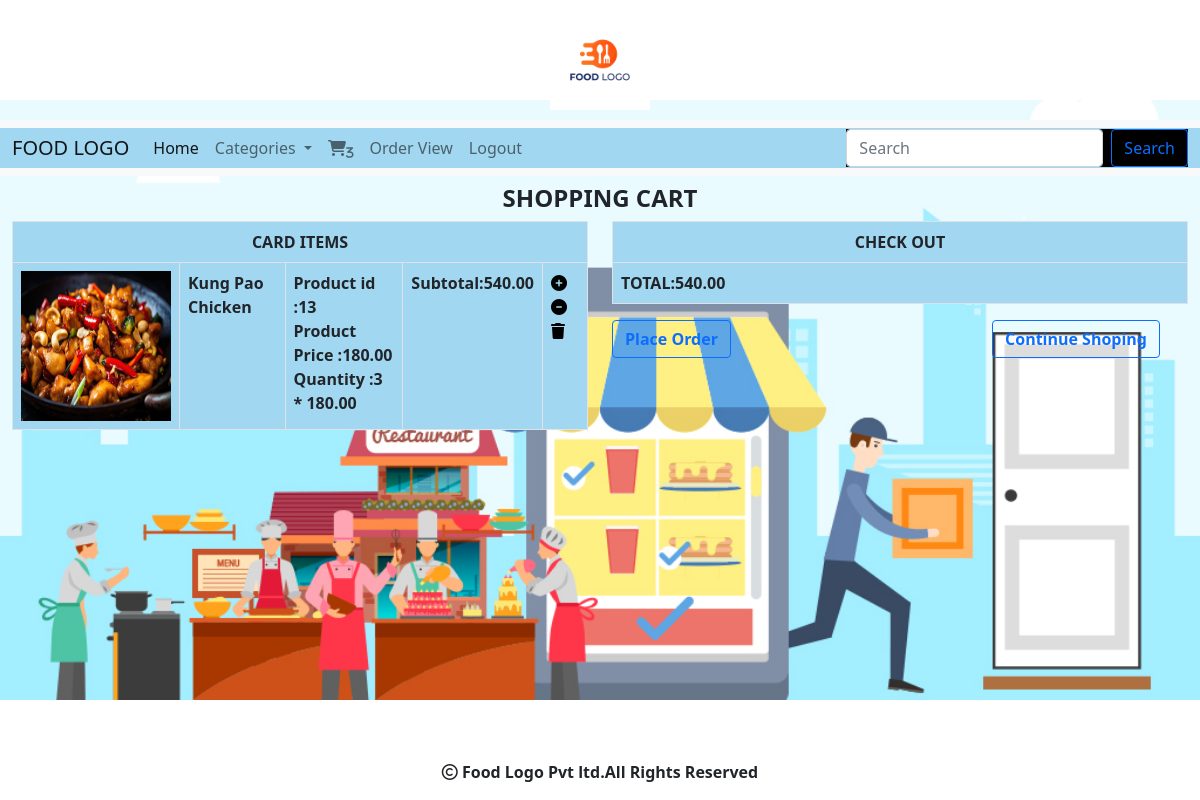
Screenshot of /cart/cartview (signed in) with the database file from the repository.
### cart/models.py (models this page shows, shortened)
class Cart(models.Model):
    product=models.ForeignKey(Product,on_delete=models.CASCADE)
    user= models.ForeignKey(User, on_delete=models.CASCADE)
    quantity=models.IntegerField()
    date_added=models.DateTimeField(auto_now_add=True)
    def subtotal(self):
        return self.quantity*self.product.price

### shop/models.py (models this page shows, shortened)
class Product(models.Model):
    name = models.CharField(max_length=200)
    desc = models.TextField()
    image = models.ImageField(upload_to='shop/products', blank=True, null=True)
    price=models.DecimalField(max_digits=10,decimal_places=2)
    category=models.ForeignKey(Category,on_delete=models.CASCADE)
    stock=models.IntegerField()
    available=models.BooleanField(default=True)
    created=models.DateTimeField(auto_now_add=True)
    updated=models.DateTimeField(auto_now=True)

### cart/views.py (the view)
# urls.py: path('cartview',views.cartview,name="cartview"),
def cartview(request):
    total = 0
    u=request.user
    try:
        cart=Cart.objects.filter(user=u)
        for i in cart:
            total += i.quantity * i.product.price
    except:
        pass
    return render(request,'cart.html',{'c':cart,'total':total})

### cart/context_processors.py (called while the page is built)
def productcount(request):
    item_count=0
    if request.user.is_authenticated:
       u=request.user
       try:
           cart=Cart.objects.filter(user=u)
           for i in cart:
            item_count=item_count+i.quantity
       except:
            item_count=0
    return{'count':item_count}

### shop/context_processors.py (called while the page is built)
def menu_links(request):
    c=Category.objects.all()
    return {'links':c}

### templates/cart.html
<!DOCTYPE html>
{% extends 'base.html' %}
{% load static %}
{% block content %}
{% if not c %}
<div>
    <h3 class="text-center">Cart is Empty</h3>
    <h5 class="text-center text-success"><a href="{% url 'shop:allcat' %}">Continue Shopping</a></h5>
</div>
{% else %}
<div class="container-fluid ">
<div class="row">
    <h4 class="text-center fw-bold mt-2">SHOPPING CART</h4>
    <div class="col-sm-6" >
        <table class="table table-bordered" style="margin-bottom:60px;background-color:#a1d7f0;">
            <tr><th colspan="5" class="text-center" >CARD ITEMS</th></tr>
            {% for i in c %}
            <tr>
                <td><img src="{{ i.product.image.url}}" height="150px" width="150px"></td>
                <td><b>{{i.product.name}}</b></td>
                <td><b> Product id :{{i.product.id}}</b><br>
                    <b> Product Price :{{i.product.price}}</b><br>
                    <b> Quantity :{{i.quantity}} * {{i.product.price}}</b></td>
                <td><b>Subtotal:{{i.subtotal}}</b></td>
                <td>
                    {% if i.quantity < i.product.stock %}
                    <b><a href="{% url 'cart:addtocart' i.product.name %}"><i  style="color:black;"  class="fa-solid fa-circle-plus"></i></a>
                    <a href="{% url 'cart:removefromcart' i.product.name %}"><i  style="color:black;"  class="fa-solid fa-circle-minus"></i></a>
                    <a href="{% url 'cart:deletefromcart' i.product.name %}"><i  style="color:black;" class="fa-solid fa-trash"></i></a></b>
    {% else %}
                     <b><a href="{% url 'cart:removefromcart' i.product.name %}"><i  style="color:black;"  class="fa-solid fa-circle-minus"></i></a>
                    <a href="{% url 'cart:deletefromcart' i.product.name %}"><i  style="color:black;" class="fa-solid fa-trash"></i></a></b>
                </td>
            </tr>
            {% endif %}
    {% endfor %}
        </table>
    </div>
    <div class="col-sm-6 " >
        <table class="table table-bordered" style="background-color:#a1d7f0;">
            <th class="text-center">CHECK OUT</th>
            <tr><td><b>TOTAL:{{total}}</b></td></tr>
        </table>
        <a href="{% url 'cart:orderform' %}" class="btn btn-outline-primary"><b>Place Order</b></a>
        <a href="{% url 'shop:allcat' %}" class="btn btn-outline-primary" style="position:absolute;right:40px"><b>Continue Shoping</b></a>
    </div>
</div>
    </div>
{% endif %}
{% endblock %}

### templates/base.html (shortened to what this page needs)
<!DOCTYPE html>
{% load static %}
<head>
    <link href="https://cdn.jsdelivr.net/npm/bootstrap@5.0.2/dist/css/bootstrap.min.css" rel="stylesheet">
    <link rel="stylesheet" href="https://cdnjs.cloudflare.com/ajax/libs/font-awesome/6.5.1/css/all.min.css" />
<link rel="stylesheet" href="{% static 'css/style.css' %}">
</head>
<body id="bg" style="background-image:url('{% static "images/img1.jpg" %}');background-repeat:no-repeat;background-size:100%;background-position:center;background-attachment:fixed;" >
<header>
   <center> <img src="{% static 'images/food_logo.jpg' %}" style="width:100px;height:100px;margin-top:10px;margin-bottom:10px;"></center>
<nav class="navbar navbar-expand-lg navbar-light bg-light">
  <div class="container-fluid" style="background-color:#a1d7f0;">
    <a class="navbar-brand" href="#">FOOD LOGO</a>
    <div class="collapse navbar-collapse" id="navbarSupportedContent">
      <ul class="navbar-nav me-auto mb-2 mb-lg-0">
        <li class="nav-item">
          <a class="nav-link active" aria-current="page" href="{% url 'shop:allcat' %}">Home</a>
        </li>
        <li class="nav-item dropdown">
          <a class="nav-link dropdown-toggle" href="#" id="navbarDropdown" role="button" data-bs-toggle="dropdown" aria-expanded="false">
            Categories
          </a>
        </li>
          {% if user.is_authenticated %}
          {% if user.is_superuser == False %}
          <li class="nav-item">
            <a class="nav-link " aria-current="page" href="{% url 'cart:cartview' %}"><i class="fa-solid fa-cart-shopping" ><sub>{{count}}</sub></i></a>
          </li>
         <li class="nav-item">
          <a class="nav-link " aria-current="page" href="{% url 'cart:orderview' %}">Order View</a>
        </li>
        {% endif %}
          <li class="nav-item">
          <a class="nav-link " aria-current="page" href="{% url 'shop:logout' %}">Logout</a>
        </li>
        {% endif %}
      </ul>
      <form class="d-flex" method="POST" action="{% url 'search:search' %}" style="background-color:black;">
        <input class="form-control me-2" type="search" name="q" placeholder="Search" aria-label="Search">
        <button class="btn btn-outline-primary" type="submit">Search</button>
      </form>
    </div>
  </div>
</nav>
</header>
{% block content %}
{% endblock %}
<footer>
    <div class="footer">
        <i class="fa-regular fa-copyright"></i>&nbsp;Food Logo Pvt ltd.All Rights Reserved</div>
</footer>
</body>
</html>

### static/css/style.css (style rules this page uses)
.footer { width:100%; height:40px; background-color:white; position:fixed; bottom:0; text-align:center; font-weight:bold; }

### rows the page displays
Cart: product.image (picture), product.name "Kung Pao Chicken", product.id "13", product.price "180.00", quantity "3", subtotal "540.00"

### other values shown
{{ count }} "3"
{{ total }} "540.00"
